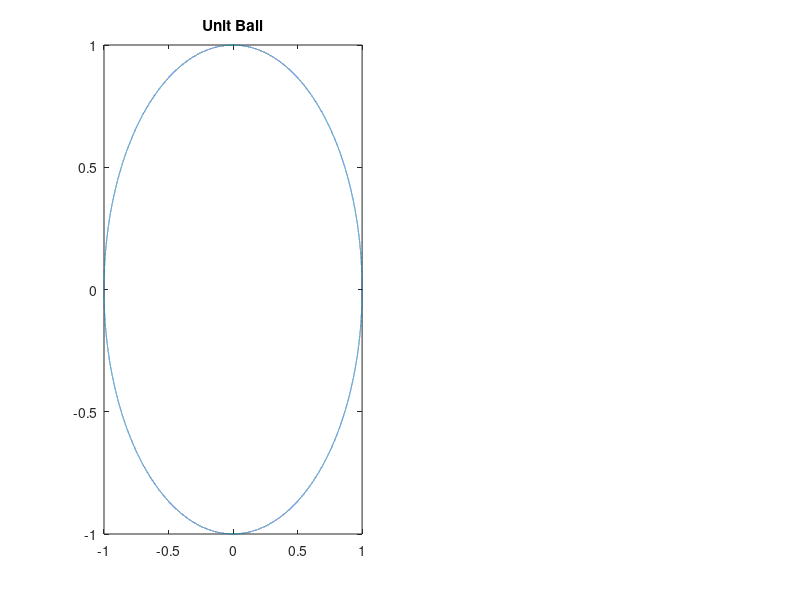

This figure's MATLAB source: (Note: this script raises an error after producing the figure.)
% 5.3
clear;clc
A=[-2 11;-10 5];
U=[-0.7071 0.7071; -0.7071 -0.7071];
V=[0.6 0.8; -0.8 0.6];
S=[200^0.5 0; 0 50^0.5];
inv_S=[1/200^0.5 0; 0 1/50^0.5];
inv_A=V*inv_S*U';

% 5.3 b
t=[0:0.0001:2*pi];
subplot(1,2,1),plot(sin(t),cos(t));
title('Unit Ball')
Axis square
new=A*[cos(t);sin(t)];
subplot(1,2,2),plot(new(1,:),new(2,:))
Axis square
title('Image of Unit Ball Under A')

